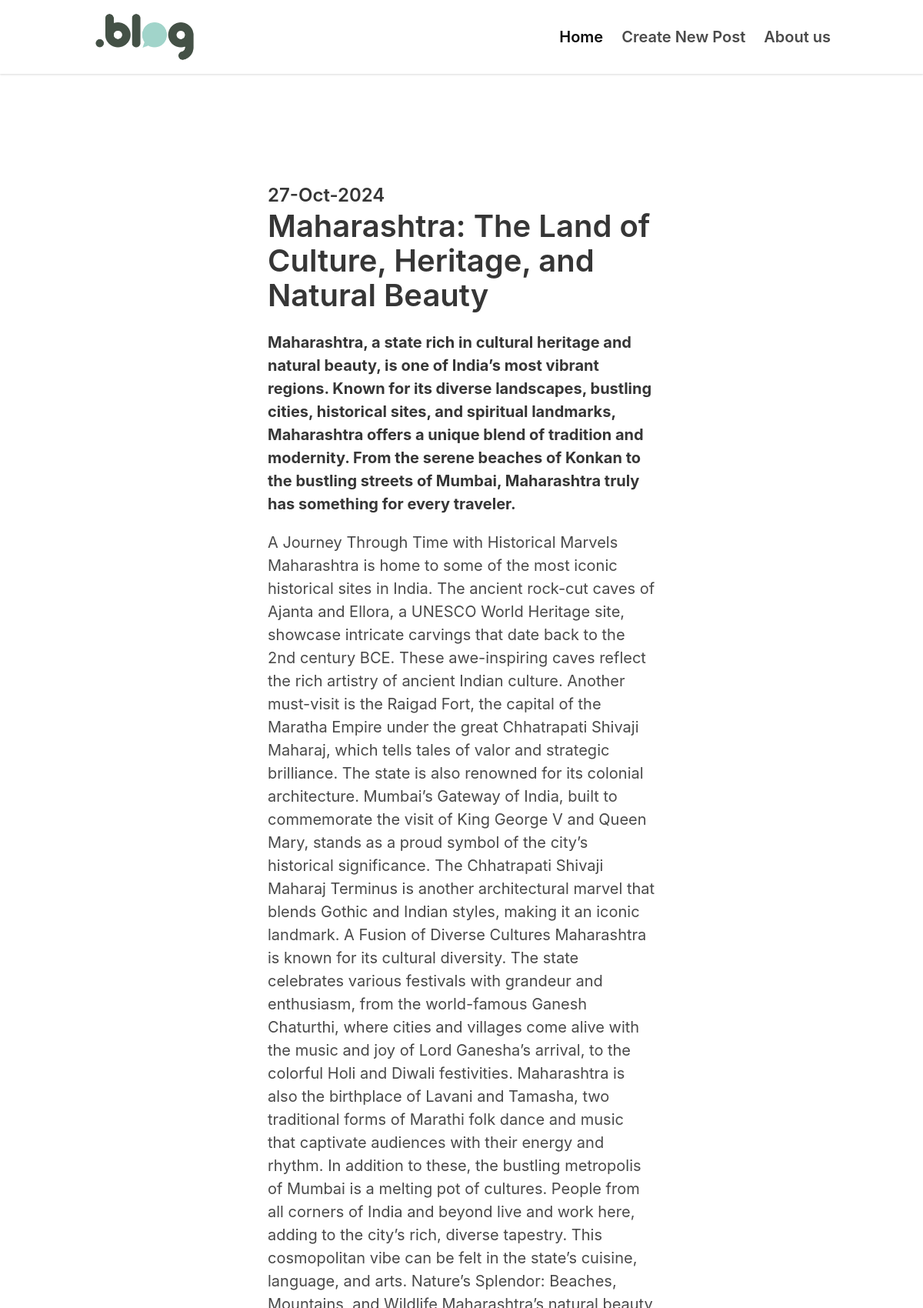
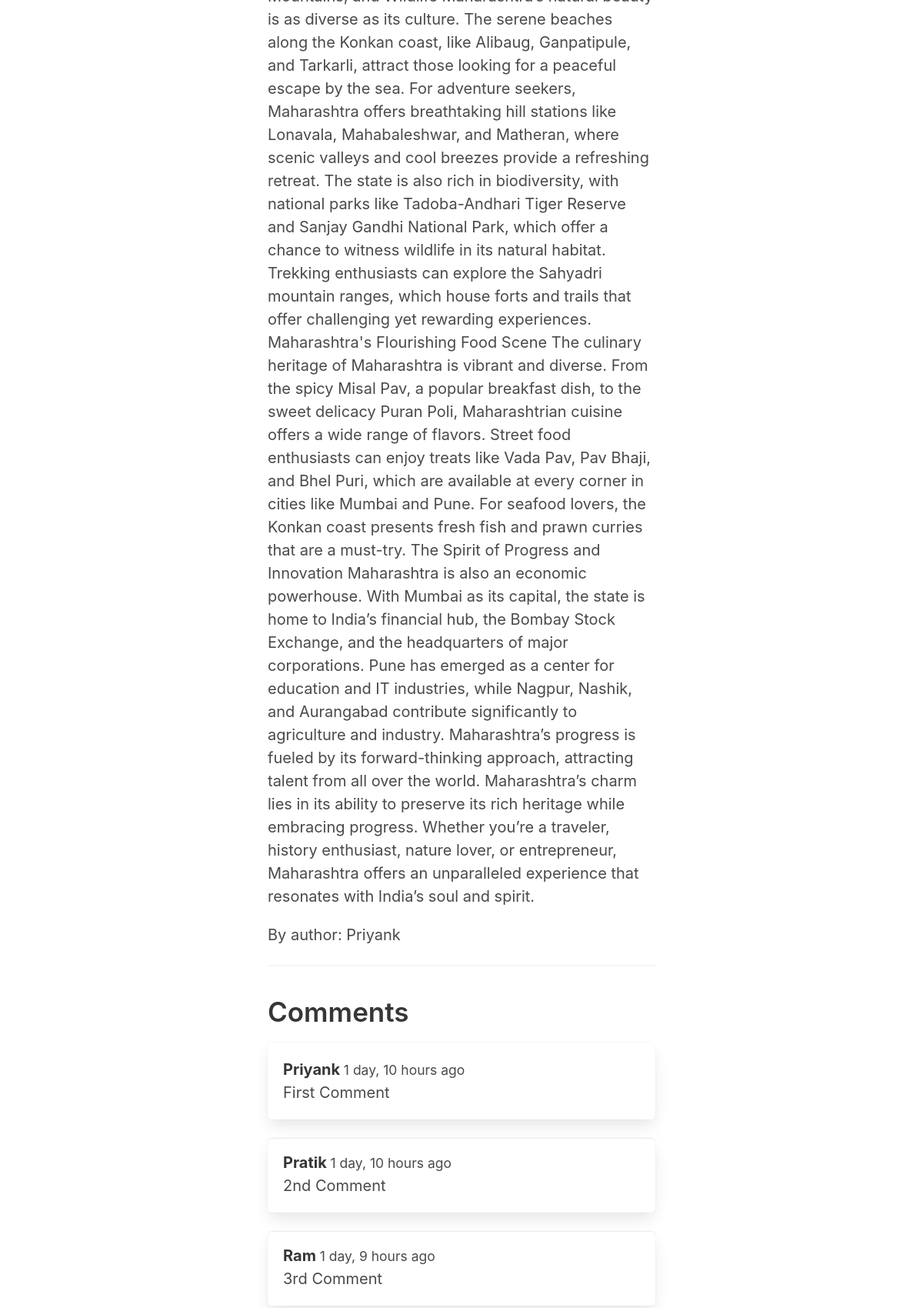
Page /xplore-maharashtra-culture-heritage-beauty/ (upper part) on the committed database (2 pictures, top to bottom).
### blogs/models.py (models this page shows, shortened)
class Post(models.Model):
    title = models.CharField(max_length=255)
    slug = models.SlugField(unique=True)
    intro = models.TextField()
    body = models.TextField()
    created_at = models.DateTimeField(auto_now_add=True)
    author_name = models.CharField(max_length=100, blank=True)
    author_email = models.EmailField(blank=True)
    class Meta:
        ordering = ('-created_at',)

class Comment(models.Model):
    post = models.ForeignKey(Post,related_name='comments',on_delete=models.CASCADE)
    name = models.CharField(max_length=255)
    email = models.EmailField()
    body = models.TextField( )
    created_at = models.DateTimeField(auto_now_add=True)

### blogs/views.py (the view)
# urls.py: path('<slug:slug>/',views.detail,name='post_detail'),
def detail(request,slug):
    post = get_object_or_404(Post,slug=slug)
    if request.method == 'POST':
        form = CommentForm(request.POST)
        if form.is_valid():
            comment = form.save(commit=False)
            comment.post = post
            comment.save()
            return redirect('post_detail',slug=slug)
    else:
        form = CommentForm()
    form = CommentForm()
    return render(request,'blogs/detail.html',{'post':post,'form':form})

### blogs/templates/blogs/detail.html (shortened to what this page needs)
{% extends 'core/base.html' %}
{% block content %}
<section class="hero ">
    <div class="hero-body">
    <div class="container">
        <section class="section">
            <div class="columns">
                <div class="column is-8 is-offset-2">
                    <div class="content is-medium">
                            <h2 class="subtitle is-4">{{ post.created_at|date:'d-M-Y' }}</h2>
                            <h1 class="title">{{ post.title }}</h1>
                            <p><strong>{{post.intro}}</strong></p>
                            <p>{{post.body}}</p>
                            <p>By author: {{post.author_name}}</p>
                            <hr>
                            <h2 class"subtitle is-4">Comments</h2>
                            {% for comment in post.comments.all %}
                                <article class="media box">
                                    <div class="media-content">
                                        <strong>{{comment.name}} </strong><small>{{comment.created_at|timesince}} ago</small><br>
                                        {{comment.body}}
                                    </div>
                                </article>
                            {% endfor %}
                    </div>
                </div>
            </div>
        </section>
    </div>
    </div>
</section>
{% endblock %}

### rows in the picture
Post: created_at "27-Oct-2024", title "Maharashtra: The Land of Culture, Heritage, and Natural Beauty", intro "Maharashtra, a state rich in cultural heritage and natural beauty, is one of India’s most vibrant regions. Known for its diverse landscapes, bustling cities, historical sites, and spiritual landmarks, Maharashtra offers a unique blend of tradition and modernity. From the serene beaches of Konkan to the bustling streets of Mumbai, Maharashtra truly has something for every traveler.", body "A Journey Through Time with Historical Marvels Maharashtra is home to some of the most iconic historical sites in India. The ancient rock-cut caves of Ajanta and Ellora, a UNESCO World Heritage site, showcase intricate carvings that date back to the 2nd century BCE. These awe-inspiring caves reflect the rich artistry of ancient Indian culture. Another must-visit is the Raigad Fort, the capital of the Maratha Empire under the great Chhatrapati Shivaji Maharaj, which tells tales of valor and strategic brilliance. The state is also renowned for its colonial architecture. Mumbai’s Gateway of India, built to commemorate the visit of King George V and Queen Mary, stands as a proud symbol of the…", author_name "Priyank"
Comment: name "Priyank", created_at "1 day, 10 hours", body "First Comment"
Comment: name "Pratik", created_at "1 day, 10 hours", body "2nd Comment"
Comment: name "Ram", created_at "1 day, 9 hours", body "3rd Comment"
